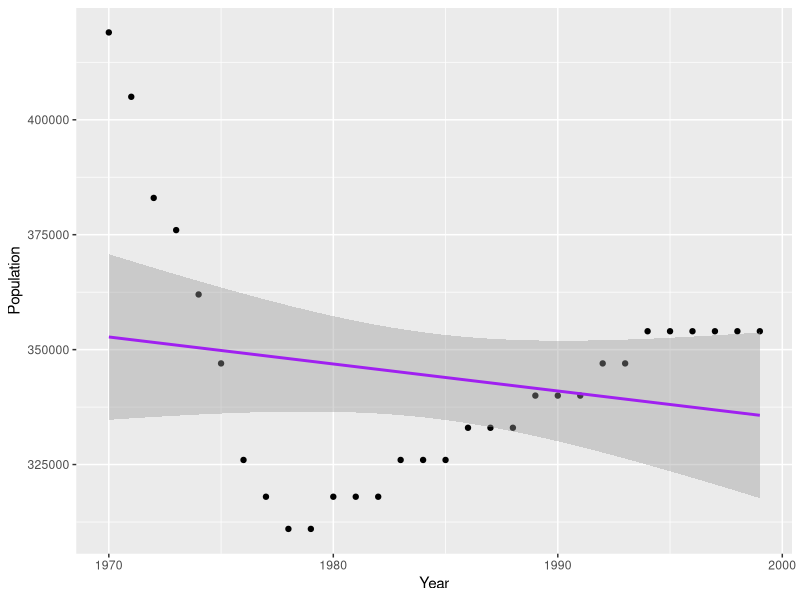

Here is the R script that generated this plot:
## ---- chunk 1
# Add if statements to separate cts and discrete data
#xx for discrete, we'll do classic glm, poi, nb, nls
# for cts, we'll do classic glm, exp, beta
# may be helpful to export:
#   plot with each fit
#xx   aic values
#   residual plots
#   maybe make reco based on aic, subjective
library(tidyverse)
library(here)
library(MASS)
whale <- read_csv(here("data", "sperm_whale_pop.csv"))
monarch <- read_csv(here("data", "monarch.csv"))
## ---- chunk 2

pop.decline.dis <- function(df, ntimes){
  
  if(class(df$Population) == "integer"){
  glm.fit <- glm(df$Population ~ df$Year, data = df)
  fit.poi <- glm(df$Population ~ df$Year, data = df, family = "poisson")
  fit.nb <- glm.nb(df$Population ~ df$Year, data = df)
  fits <- list(summary(glm.fit), summary(fit.poi), summary(fit.nb))
  lm.fit <- lm(log(Population) ~ log(Year), data = df)
  #nls.fit <- nls(Population ~ b0*Year^b1, 
    #data = df, start = list(b0 = exp(coef(lm.fit)[1]), b1 = coef(lm.fit)[2]))
  
  #compare AIC
  mods <- c("Linear Model", "Poisson", "Negative Binomial")
  aics <- c(summary(glm.fit)$aic, summary(fit.poi)$aic, summary(fit.nb)$aic)
  #aic_summary <- cat(mods, "\n", aics)
  aic_summary <- cat("AIC for Each Model", "\n",
               mods[1], ": ", aics[1], "\n", 
               mods[2], ": ", aics[2], "\n",
               mods[3], ": ", aics[3], "\n")
  
  #show plot with each model fit
  plot1 <- ggplot(data = df, aes(x = Year, y = Population)) +
  geom_point() +
  #geom_smooth (method = "nls",
   #            formula = y ~ b0*x^b1, 
    #data = monarch, start = c(b0 = exp(coef(lm.fit)[1]), b1 = coef(lm.fit)[2]), color = "yellow") +
  geom_smooth(method='glm',formula=y~x, method.args = list(family = "poisson"), color = "orange") +
  geom_smooth(method='glm',formula=y~x, color = "purple") + 
  geom_smooth(method='glm.nb',formula=y~x, color = "green")
  labs(x = "Year", y = "Population")
  
  #show residual plots
  resid.plot1 <- plot(glm.fit$residuals)
  resid.plot2 <- plot(fit.poi$residuals)
  resid.plot3 <- plot(fit.nb$residuals)
  
  # do simulation for lowest aic
  best_model <- fits[[order(aics)[1]]]
  n <- length(df$Population)
  y.hat <- best_model$fitted.values
  if(order(aics)[1] == 1){
    y.rep <- matrix(ncol = ntimes, data = rep(rpois(n*ntimes, y.hat)))
    #sim_plot <- plot(sort(y.rep, decreasing = TRUE))
    
    
  }
  else if(order(aics)[2] == 1){
    y.rep <- matrix(ncol = ntimes, data = rep(rpois(n*ntimes, y.hat)))
  }
  else{
    y.rep <- matrix(ncol = ntimes, data = rep(rpois(n*ntimes, y.hat)))
  }
  
  #return stuff
  structure(list(aic_summary))
  par(mfrow = c(2,2))
  return(list(plot1, resid.plot1, resid.plot2, resid.plot3))
  
  }
  if(class(df$Population) == "numeric"){
    glm.fit <- glm(df$Population ~ df$Year, data = df)
    fit.exp <- glm(df$Population ~ df$Year, data = df, family = "Gamma")
    #fit.beta <- glm(df$Population ~ df$Year, data = df, family = "beta")
    
    lm.fit <- lm(log(Population) ~ log(Year), data = df)
    #nls.fit <- nls(Population ~ b0*Year^b1, 
    #data = df, start = list(b0 = exp(coef(lm.fit)[1]), b1 = coef(lm.fit)[2]))
  
  #compare AIC
  mods <- c("Linear Model", "Exponential", "Nonlinear Least Squares")
  aics <- c(summary(glm.fit)$aic, summary(fit.exp)$aic)#, summary(nls.fit)$aic)
  aic_summary <- cat(mods, "\n", aics)
  
  #show plot with each model fit
  plot1 <- ggplot(data = df, aes(x = Year, y = Population)) +
  geom_point() +
  # geom_smooth (method = "nls",
  #             formula = y ~ b0*x^b1, 
  #   data = monarch, start = c(b0 = exp(coef(lm.fit)[1]), b1 = coef(lm.fit)[2]), color = "yellow") +
  #geom_smooth(method='glm',formula=y~x, method.args = list(family = "Gamma"), color = "orange") +
  geom_smooth(method='glm',formula=y~x, color = "purple") + 
  #geom_smooth(method='glm.nb',formula=y~x, color = "green")
  labs(x = "Year", y = "Population") 
  
  structure(list(aic_summary))
  return(list(plot1))
  }
}
## ---- chunk 3
pop.decline.dis(df = whale, ntimes = 100)
pop.decline.dis(df = monarch, ntimes = 100)
